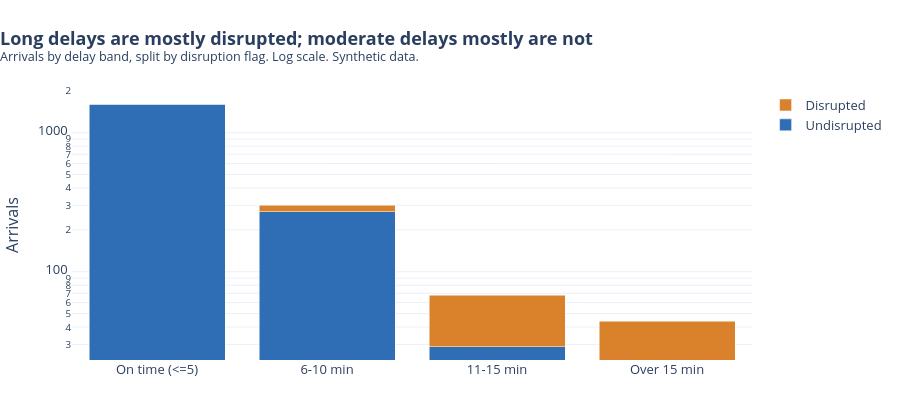

The notebook cell saved with this chart:
### Code cell
bins = [-10, 5, 10, 15, 100]
labels = ["On time (<=5)", "6-10 min", "11-15 min", "Over 15 min"]
arrivals["band"] = pd.cut(arrivals["delay"], bins=bins, labels=labels)
mix = arrivals.groupby(["band", "disrupted"], observed=True).size().unstack(fill_value=0).rename(columns={False: "Undisrupted", True: "Disrupted"})

fig = go.Figure()
for col, colour in [("Undisrupted", BLUE), ("Disrupted", ORANGE)]:
    fig.add_trace(go.Bar(x=mix.index.astype(str), y=mix[col], name=col, marker_color=colour,
                         hovertemplate="%{x}<br>%{y} arrivals<extra>" + col + "</extra>"))
fig.update_layout(barmode="stack")
fig.update_yaxes(title_text="Arrivals", type="log")
style(fig, "Long delays are mostly disrupted; moderate delays mostly are not",
      "Arrivals by delay band, split by disruption flag. Log scale. Synthetic data.").show()
mix

### Figure 1 — Plotly figure (JSON) as saved in the notebook; plotly's stock layout.template omitted (floating-point values rounded to 4 significant figures)
{"data": [{"hovertemplate": "%{x}<br>%{y} arrivals<extra>Undisrupted</extra>", "marker": {"color": "#2f6db5"}, "name": "Undisrupted", "type": "bar", "x": ["On time (<=5)", "6-10 min", "11-15 min", "Over 15 min"], "y": [1599, 270, 29, 0]}, {"hovertemplate": "%{x}<br>%{y} arrivals<extra>Disrupted</extra>", "marker": {"color": "#d9822b"}, "name": "Disrupted", "type": "bar", "x": ["On time (<=5)", "6-10 min", "11-15 min", "Over 15 min"], "y": [22, 31, 39, 44]}], "layout": {"barmode": "stack", "font": {"size": 13}, "height": 420, "margin": {"b": 60, "l": 60, "r": 30, "t": 90}, "title": {"text": "<b>Long delays are mostly disrupted; moderate delays mostly are not</b><br><sup>Arrivals by delay band, split by disruption flag. Log scale. Synthetic data.</sup>", "x": 0}, "yaxis": {"title": {"text": "Arrivals"}, "type": "log"}}}
